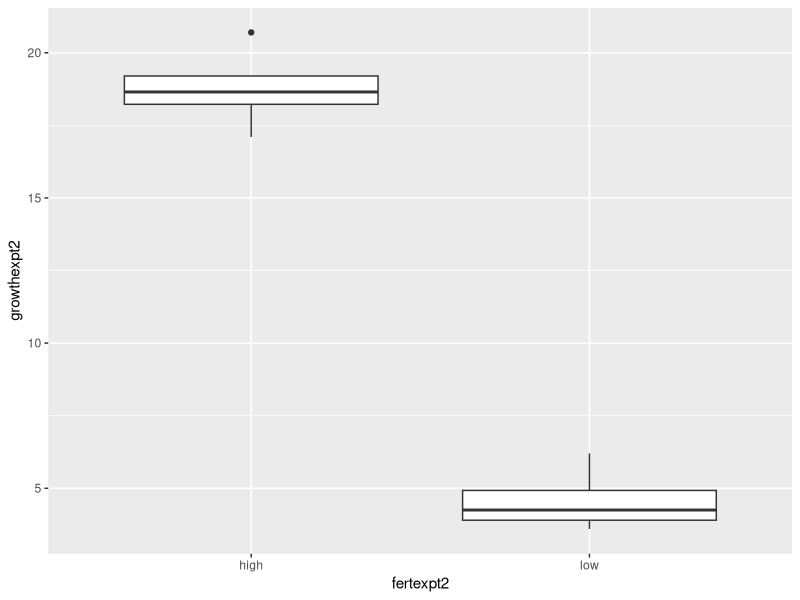
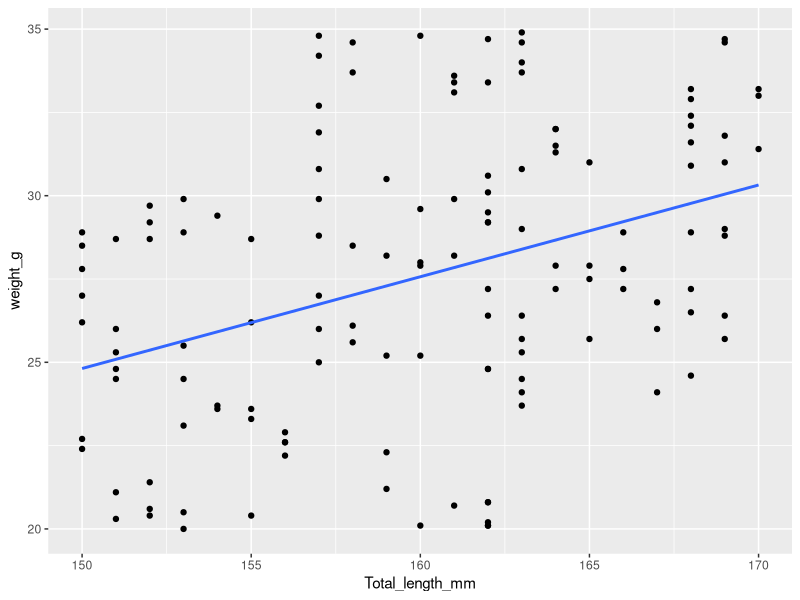

Generate these figures, in order, with R:
# packages
library(tidyverse)

# read
fertilized_block <- read_csv(file = 'data_raw/AnovaFertGrazeBlock2.csv')
  head(fertilized_block)
  fertilized_block$block
  fertilized_block$fertexpt1
  str(fertilized_block)
  
  # convert to factor
  fertilized_block$fertexpt1<-as.factor(fertilized_block$fertexpt1)
  fertilized_block$fertexpt2<-as.factor(fertilized_block$fertexpt2)
  fertilized_block$grazing<-as.factor(fertilized_block$grazing)
  fertilized_block$block<-as.factor(fertilized_block$block)

# analysis
  # q1
  porcupine <- c(108, 111, 114, 115, 116, 118, 123)
  mean (porcupine) > median (porcupine)
  median(porcupine) > mean (porcupine)
  mean (porcupine) == median (porcupine) # 115
  
  # q2
  var(porcupine) # 23.33333
  sd(porcupine) # 4.830459
  sqrt(var(porcupine)) # 4.830459
  
  # q3
  purple <- 120:160
  (sd(purple))/mean(purple)*100 # cv = 8.556535
  
  # q4
  quantile(purple) # median 140, interquartile 130 to 150
  150 - 130 # 20
  
  # q5
  
  # q6
  summary(fertilized_block$fertexpt1)
  summary(fertilized_block$fertexpt2)
  summary(fertilized_block$growthexpt1) # mean 7.037
  summary(fertilized_block$growthexpt2) # mean 11.675
  summary (fertilized_block)
  
  # q7
  fertilized_block$total_growth <- 
    fertilized_block$growthexpt1 + fertilized_block$growthexpt2
  fertilized_block$total_fert <-
    fertilized_block$fertexpt1 + fertilized_block$fertexpt2
  # ‘+’ not meaningful for factors
  
  # q8
  ggplot(data = fertilized_block, 
         aes(x = fertexpt2, 
             y = growthexpt2)) + 
  geom_boxplot()
  
  # q9
  bumpus <- read_csv(file = 'data_raw/bumpus2-1.csv')
  str(bumpus)
  head(bumpus)
  ggplot(data = bumpus,
         aes(x = Total_length_mm,
             y = weight_g)) +
    geom_point() +
    geom_smooth(method = lm, 
                se = FALSE)
  
  # q10
  ??log()
  
# write output
